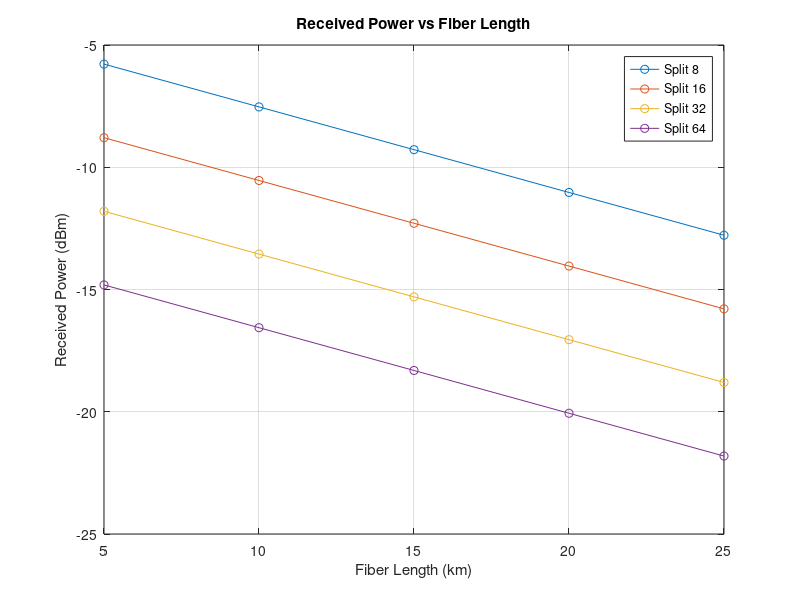
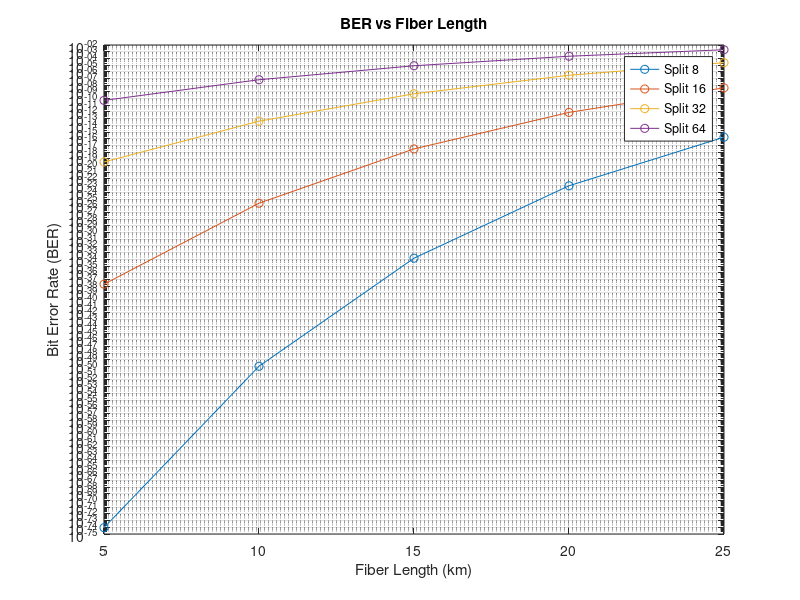

Write the MATLAB code that produced these figures, in order.
% GPON FTTH Performance Analysis using MATLAB
% Author: Aryan Mohan Saxena
% Description:
% This script simulates the performance of a GPON (Gigabit Passive Optical Network)
% by evaluating how fiber length and split ratios affect received optical power
% and Bit Error Rate (BER) at the Optical Network Terminal (ONT).

clc; clear; close all;

%% System Parameters
P_tx = 5;                         % Transmit power (dBm), typical for OLT
attenuation_db_per_km = 0.35;    % SMF attenuation coefficient (dB/km)
receiver_sensitivity = -28;      % ONT receiver sensitivity threshold (dBm)

fiber_length_km = [5 10 15 20 25];          % Fiber lengths to simulate (km)
split_ratios = [8 16 32 64];               % Users per OLT port

% BER as a function of SNR (dB)
snr_to_ber = @(snr_db) 0.5 * erfc(sqrt(10.^(snr_db/10)));

%% Simulation Loop
for i = 1:length(split_ratios)
    split = split_ratios(i);
    split_loss_db = 10 * log10(split);   % Loss due to passive optical splitter (dB)

    received_power = zeros(1, length(fiber_length_km)); % In dBm
    snr_db = zeros(1, length(fiber_length_km));         % Signal-to-noise ratio
    ber = zeros(1, length(fiber_length_km));            % Bit Error Rate

    for j = 1:length(fiber_length_km)
        fiber_length = fiber_length_km(j);
        fiber_loss_db = fiber_length * attenuation_db_per_km;
        total_loss_db = fiber_loss_db + split_loss_db;

        % Compute received power
        received_power(j) = P_tx - total_loss_db;

        % SNR calculation (simplified model)
        snr_db(j) = received_power(j) - receiver_sensitivity;

        % Compute BER
        ber(j) = snr_to_ber(snr_db(j));
    end

    %% Plot: Received Power vs Fiber Length
    figure(1);
    plot(fiber_length_km, received_power, '-o', ...
        'DisplayName', sprintf('Split %d', split));
    hold on;
    xlabel('Fiber Length (km)');
    ylabel('Received Power (dBm)');
    title('Received Power vs Fiber Length');
    grid on;
    legend show;

    %% Plot: BER vs Fiber Length
    figure(2);
    semilogy(fiber_length_km, ber, '-o', ...
        'DisplayName', sprintf('Split %d', split));
    hold on;
    xlabel('Fiber Length (km)');
    ylabel('Bit Error Rate (BER)');
    title('BER vs Fiber Length');
    grid on;
    legend show;
end

%% Notes:
% - Received power is expressed in dBm, and negative values are normal in optical
%   communication due to attenuation and passive losses.
% - BER increases with fiber length and higher split ratios due to reduced received
%   power and lower signal-to-noise ratio.
% - Once received power drops below receiver sensitivity (~-28 dBm), BER approaches 1,
%   indicating nearly all bits may be received incorrectly.
